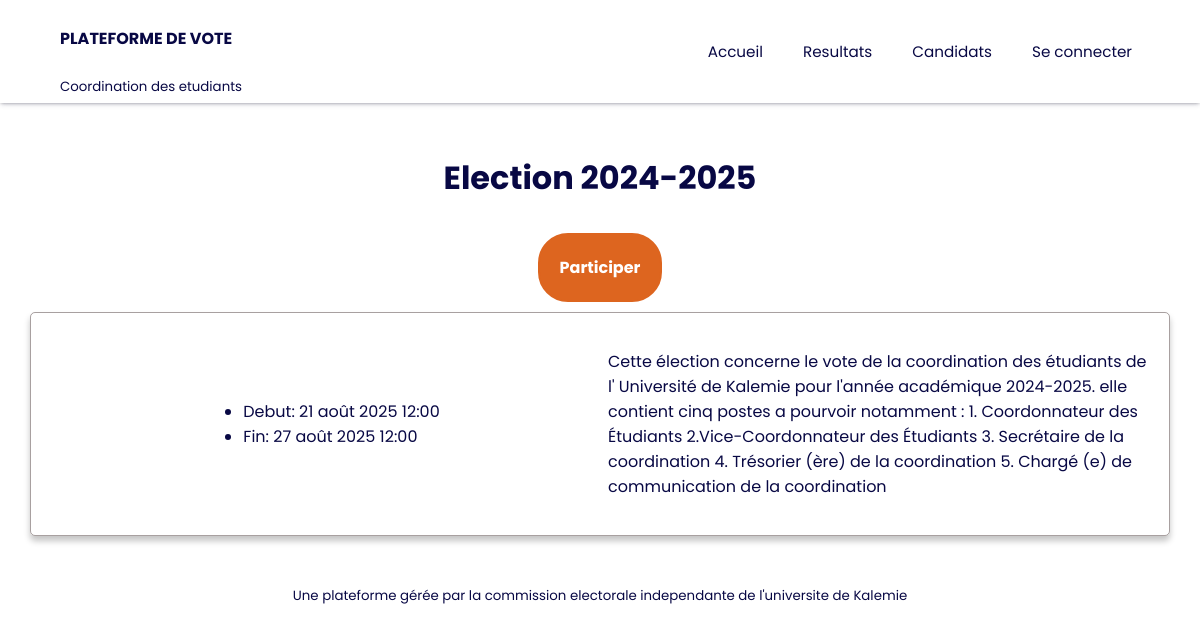
The app's page /election-detail/3/ with its own data.
### Appli_vote/models.py (models this page shows, shortened)
class Election(models.Model):
    year = models.CharField(max_length=9)
    detail = models.TextField()
    begin = models.DateTimeField()
    end = models.DateTimeField()
    enable = models.BooleanField(default=True)
    thumbnail = models.ImageField(blank=True, null=True)
    class Meta:
        ordering = ['-pk']
        verbose_name="Election"

### Appli_vote/views.py (the view)
# urls.py: path('election-detail/<int:pk>/', ElectionDetail.as_view(), name='election_detail'),
class ElectionDetail(DetailView):
    model = Election
    context_object_name = 'election'
    def get_context_data(self, **kwargs):
        context = super().get_context_data(**kwargs)
        context['timenow'] = timezone.now()
        return context

### Appli_vote/templates/Appli_vote/election_detail.html (shortened to what this page needs)
{% extends "base.html" %}
{% block content %}
    <div class="cntr d-col rds-5p pd-10p gp-10p">
        <h1>Election {{ election.year }}</h1>
        <div class="cntr">
            {% if election.begin <= timenow  and timenow <= election.end %}
                <a href="{% url 'Appli_vote:cands_last' %}" class="link-vote rds-30p pd-10p cntr ">Participer</a>
            {% elif election.begin > timenow %}
                <a href="{% url 'Appli_vote:candidats' election.pk %}" class="link-vote rds-30p pd-10p cntr">Voir les candidats</a>
            {% elif timenow > election.end %}
                <div class="cntr d-col gp-10p">
                    <a href="{% url 'Appli_vote:publish' election.pk %}" class="btn">Proces verbal de publication</a>
                    <a href="{% url 'Appli_vote:resultat' election.pk %}" class="link-vote rds-30p pd-10p cntr">Resultat de l'élection</a>
                </div>
            {% endif %}
        </div>
        <div class="adapt shdw rds-5p gp-50p w-100 bdr">
            <div class="cntr">
                <ul>
                    <li>Debut: {{ election.begin }}</li>
                    <li>Fin: {{ election.end }}</li>
                </ul>
            </div>
            <p>{{ election.detail }}</p>
        </div>
    </div>
{% endblock %}

### Appli_vote/static/css/style.css (style rules this page uses)
* { box-sizing: border-box; -webkit-font-smoothing: antialiased; -moz-osx-font-smoothing: grayscale; }
body { padding: 0; margin: 0; font-family: "Poppins", sans-serif; color: rgb(8, 8, 68); }
.cntr { display: flex; justify-content: center; align-items: center; }
.pd-10p { padding: 20px; }
.rds-5p { border-radius: 5px; }
.rds-30p { border-radius: 30px; }
.w-100 { width: 100%; }
.d-col { flex-direction: column; }
.shdw { box-shadow: rgba(0, 0, 0, 0.23) 0px 5px 6px; }
.bdr { border: solid 1px rgba(114, 100, 100, 0.61); }
a { text-decoration: none; color: white; font-weight: bold; }
.gp-10p { gap: 10px; }
.gp-50p { gap: 50px; }
.link-vote { background-color: rgb(221, 101, 31); border: solid 2px rgb(221, 101, 31); }
.adapt { display: grid; grid-template-columns: repeat(auto-fit, minmax(200px, 1fr)); gap: 16px; padding: 20px; }

### records on screen
Election: year "2024-2025", begin "21 août 2025 12:00", end "27 août 2025 12:00", detail "Cette élection concerne le vote de la coordination des étudiants de l' Université de Kalemie pour l'année académique 2024-2025. elle contient cinq postes a pourvoir notamment : 1. Coordonnateur des Étudiants 2.Vice-Coordonnateur des Étudiants 3. Secrétaire de la coordination 4. Trésorier (ère) de la coordination 5. Chargé (e) de communication de la coordination"
